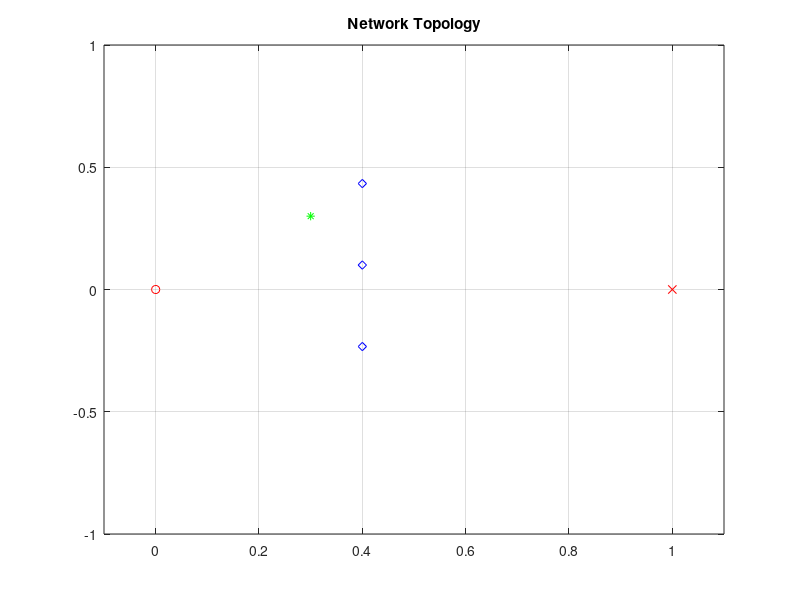
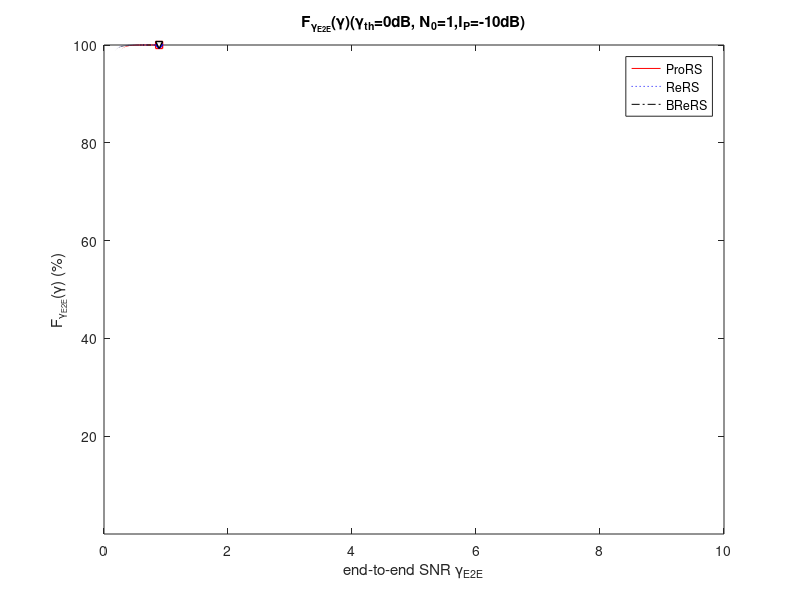
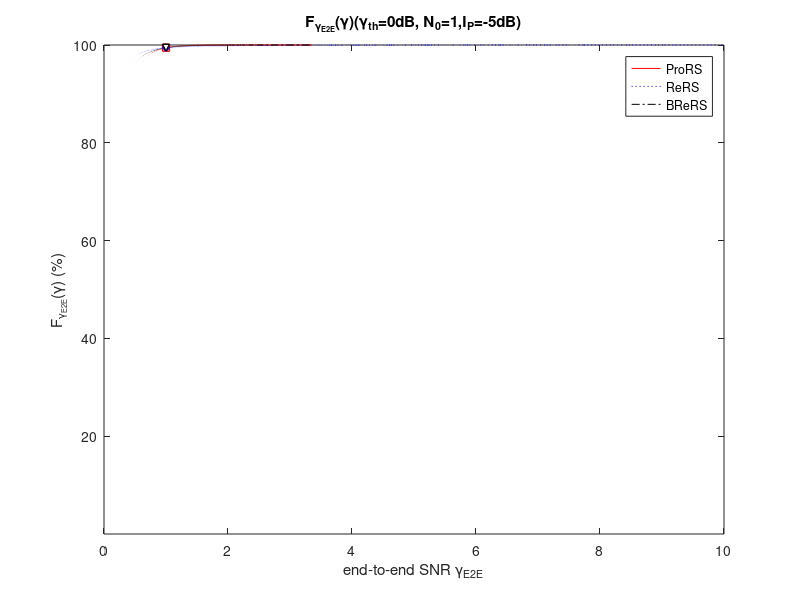
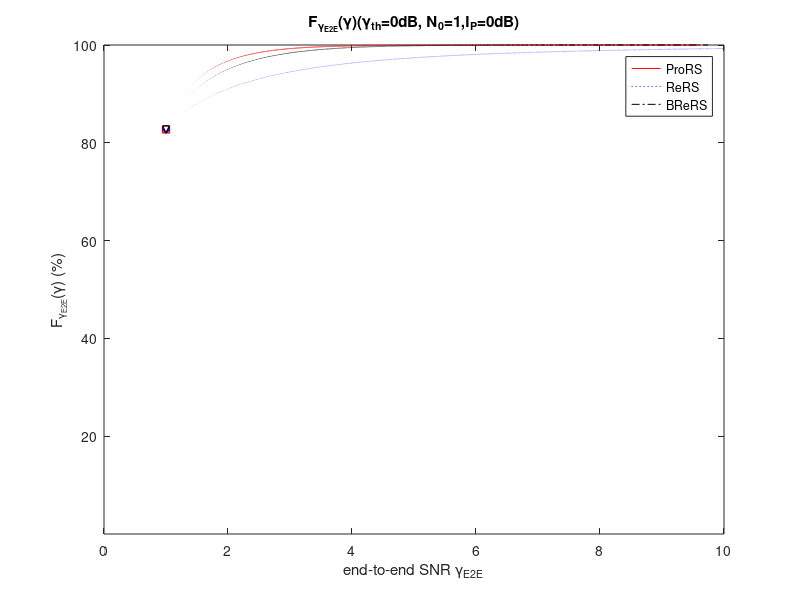

Write MATLAB code to recreate these figures, in order.
%%%%%%%%%%%%%5
%%% code for paper: Zhenguo Gao, Danjie Chen, etc. Outage probability equivalency of three typical relay 
%%% selection schemes for selective DF relay networks with selection combining. 
%%% Wireless Personal Communications (Springer). Jun, 2015, 85(3):1205-1215 
%%%%%%%%%%%%%%
function []=equiv()
clear all;
format long;
rand('state',sum(100*clock));
digits=64;

scn=10^6;
num_sim=1;
num_testscn=1;
        
P_max=0.5;
hp_min=1;
hp_max=10;

global rth_db;
rth_db=0;
rth=10^(rth_db/10);
N0=1;

list_snrdb=-10:5:20;

ii_ProRS=1;
ii_ReRS=2;
ii_BReRS=3;

num_p=1;
num_r=3;

su=[0,0];
du=[1,0];
pu(:,1)=0.15+0.15*[1:1:num_p]';
pu(:,2)=0.3;
ru=zeros(num_r,2);
ru(:,1)=0.4;
ru(:,2)=0.1+1/num_r.*([0:1:num_r-1]'-floor(num_r/2));

if 1,
   figure; %show network topology;
   hold on;
   plot(su(1),su(2),'ro');
   plot(du(1),du(2),'rx');
   plot(pu(:,1)',pu(:,2)','g*');
   plot(ru(:,1)',ru(:,2)','bd');
   axis([-0.1,1.1,-1,1]);
   box on;
   grid on;
   title('Network Topology');
end

lsd=sqrt((du(1)-su(1))^2+(du(2)-su(2))^2);
lsp=sqrt((pu(:,1)-su(1)).^2+(pu(:,2)-su(2)).^2);
lsr=sqrt((ru(:,1)-su(1)).^2+(ru(:,2)-su(2)).^2);
lrd=sqrt((ru(:,1)-du(1)).^2+(ru(:,2)-du(2)).^2);

for i=1:1:num_r,
   lrp(:,i)=sqrt((ru(i,1)*ones(num_p,1)-pu(:,1)).^2+(ru(i,2)*ones(num_p,1)-pu(:,2)).^2);
end

alpha=-4;
mat_gsd=lsd^alpha;
mat_gsr=lsr.^alpha;
mat_grd=lrd.^alpha;
mat_gsp=lsp.^alpha;
mat_grp=lrp.^alpha;

list_snr=10.^(list_snrdb/10);
snr_num=length(list_snr);

mat_out=zeros(3,snr_num);

mat_IDr(1,1:1)=[3];
mat_IDr(2,1:1)=[3];
mat_IDr(3,1:3)=[1,2,3];
mat_IDr(4,1:3)=[1,2,3];

gsd=mat_gsd;
gsr=mat_gsr;
grd=mat_grd;
gsp=mat_gsp;
grp=mat_grp;

list_opt_all=[];
list_opt_sr=[];
list_opt_rd=[];

cdf_ploted=0;

for ii_test=1:1:num_testscn,
   
   list_IDr=mat_IDr(ii_test,find(mat_IDr(ii_test,:)>0.5));
   num_IDr=length(list_IDr);
    
   for ii_snr=1:1:snr_num,
      Ip=list_snr(ii_snr);
      Psdb=list_snrdb(ii_snr);
      for ii_sim=1:1:num_sim,
         
         % progress indication
         step_str=strcat('[Scn(',num2str(num_testscn),':',num2str(ii_test),')]');
         step_str=strcat(step_str,'[SNR(',num2str(snr_num),':',num2str(ii_snr),')]');
         step_str=strcat(step_str,'[Sim(',num2str(num_sim),':',num2str(ii_sim),')]');
         disp(step_str);
         
         hsd2=exprnd(gsd,1,scn);
         hsr2=exprnd(gsr*ones(1,scn));
         hsp2=exprnd(gsp,1,scn);
         hrp2=exprnd(grp'*ones(1,scn));

         
         hsp2=hp_min+(hp_max-hp_min)*rand(1,scn);
         hrp2=hp_min+(hp_max-hp_min)*rand(num_r,scn);

         for i=1:1:num_r,
            hrd2(i,:)=grd(i)*rand_rician(0,10,scn);
         end
         
         Ps=Ip./hsp2;
         Pr=Ip./hrp2;
         
         %Ps=min(P_max,Ps);
         %Pr=min(P_max,Pr);
         
         snr_sd_mat=Ps.*hsd2/N0;
         snr_sr_mat=ones(num_r,1)*Ps.*hsr2/N0;
         snr_rd_mat=Pr.*hrd2/N0;
         
         snr_sd_mat_temp=zeros(1,scn);
         
         % all optimal
         snr_min_r_mat=[];
         for ii_r=1:1:num_IDr,      
            id_r=list_IDr(ii_r);
            snr_min_r_mat(i,:)=min([snr_sr_mat(id_r,:);snr_rd_mat(id_r,:)],[],1);
         end
         snr_opt_all=max(snr_min_r_mat,[],1);
         
         % rd optimal
         snr_srsuc_rdmax=zeros(num_IDr,scn);
         for ii_r=1:1:num_IDr,      
            id_r=list_IDr(ii_r);
            suc_sr_list=find((snr_sr_mat(id_r,:))>=rth);
            snr_srsuc_rdmax(i,suc_sr_list)=snr_rd_mat(id_r,suc_sr_list);
         end
         snr_opt_rd=max(snr_srsuc_rdmax,[],1);
         
         % sr optimal
         snr_rdsuc_srmax=zeros(num_IDr,scn);
         for ii_r=1:1:num_IDr,      
            id_r=list_IDr(ii_r);
            suc_rd_list=find((snr_rd_mat(id_r,:))>=rth);
            snr_rdsuc_srmax(i,suc_rd_list)=snr_sr_mat(id_r,suc_rd_list);
         end
         
         snr_opt_sr=max(snr_rdsuc_srmax,[],1);
         
         snr_opt_all=max([snr_opt_all;snr_sd_mat],[],1);
         snr_opt_sr=max([snr_opt_sr;snr_sd_mat],[],1);
         snr_opt_rd=max([snr_opt_rd;snr_sd_mat],[],1);
         
         if cdf_ploted==0,
            [outnum]=length(find(snr_opt_all<rth));
            snr_opt=[snr_opt_all;snr_opt_sr;snr_opt_rd];
            calAndPlotCDF(snr_opt,Psdb,outnum);
            %cdf_ploted=1;
            %pause;
         end
         
         
         mat_out(ii_ProRS,ii_snr)=mat_out(ii_ProRS,ii_snr)+length(find(snr_opt_all<rth));
         mat_out(ii_ReRS,ii_snr)=mat_out(ii_ReRS,ii_snr)+length(find(snr_opt_sr<rth));
         mat_out(ii_BReRS,ii_snr)=mat_out(ii_BReRS,ii_snr)+length(find(snr_opt_rd<rth));
         
      end %for sim
   end %for snr
end %for test

mat_out=mat_out/num_sim/scn;
mat_out;

%%%%%%%%%%%%%%%%%%%%%%%%%%%%%%%%%%%%%%%%%%%%%%%%%%%%%%%%%%%
%%%%%%%%%%%%%%%%%%%%%%%%%%%%%%%%%%%%%%%%%%%%%%%%%%%%%%%%%%%
%%Plot
%%%%%%%%%%%%%%%%%%%%%%%%%%%%%%%%%%%%%%%%%%%%%%%%%%%%%%%%%%%
figure;


semilogy(list_snrdb, mat_out(ii_ProRS,:),'rs','MarkerEdgeColor','r', 'MarkerFaceColor','w', 'MarkerSize',10);
hold on;
semilogy(list_snrdb, mat_out(ii_ReRS,:),'b*');
semilogy(list_snrdb, mat_out(ii_BReRS,:),'-k');

str_legend={'ProRS','ReRS','BReRS'};  

mat_out

legend(str_legend);
xlabel('Interference power limit {\it{I_P}}(dB)');
ylabel('Outage probability');
set(gca,'YMinorGrid','on');
set(gca,'XGrid','on');

%%%%%%%%%%%%%%%%%%%%%%%%%%%%%%%%%%%%%%%%%5555
%%%%%
%%%%%%%%%%%%%%%%%%%%%%%%%%%%%%%%%%%%%%%%%55%5

function [rnd_v]=rand_rayleign(type_rand,num)
type_power=0;
type_gain=1;
type_signal=2;

type_rand=type_power;

x1=randn(1,num)/sqrt(2);
x2=randn(1,num)/sqrt(2);
rnd_v=zeros(1,num);
if type_rand==type_power
   rnd_v=x1.^2+x2.^2;
elseif type_rand==type_gain
   rnd_v=sqrt(x1.^2+x2.^2);
elseif type_rand==type_signal
   rnd_v=x1+j.*x2;
else
   disp('unknow rand type!!!');
   return;
end
%%%%%%%%%%%%%%%%%%%%%%%%%%%%%%%%%%%%%%%%%5555
%%%%%
%%%%%%%%%%%%%%%%%%%%%%%%%%%%%%%%%%%%%%%%%55%5
function [rnd_v]=rand_rician(type_rand, k,num)
type_power=0;
type_gain=1;
type_signal=2;

type_rand=type_power;

x1=randn(1,num)/sqrt(2);
x2=randn(1,num)/sqrt(2);

rnd_v=zeros(1,num);
sqrtk=sqrt(k);

if type_rand==type_power
   rnd_v=((sqrtk+x1).^2+x2.^2)/(k+1);
elseif type_rand==type_gain
   rnd_v=sqrt((sqrtk+x1).^2+x2.^2)/sqrt(k+1);
elseif type_rand==type_signal
   rnd_v=(sqrtk+x1)+j.*x2/sqrt(k+1);
else
   disp('unknow rand type!!!');
   return;
end

%%%%%%%%%%%%%%%%%%%%%%%%%%%%%%%%%%%%%%%%%5555
%%%%%
%%%%%%%%%%%%%%%%%%%%%%%%%%%%%%%%%%%%%%%%%55%5
function []=calAndPlotCDF(snr_opt,Psdb,outnum)
[curve_num,snr_num]=size(snr_opt);
[snr_value,snr_ii]=sort(snr_opt,2);
figure;
x_list=(1:1:snr_num)/snr_num*100;

colorstr={'r','b','k','g','m','c','y','r','g','b','k','y'};
markstylestr={'s','d','v','^','>','<','p','h','o','x','+','*',};
linestylestr={'-',':','-.','--','-',':','-.','--','-',':','-.','--'};
errorlinestylestr={'-r','-b','-k','-g','-m','-c','-y','-r','-g','-b','-k','-y'};
global rth_db;

for i=1:1:curve_num,
   plot(snr_value(i,:),x_list,strcat(char(linestylestr(i)),char(colorstr(i))));
   hold on;
end

for i=1:1:curve_num,
   if outnum==0,
       disp('outnum=0');
   end
   plot(snr_opt(i,snr_ii(i,outnum)),outnum/snr_num*100,strcat(char(linestylestr(i)),char(colorstr(i)),char(markstylestr(i))), 'lineWidth', 1,'MarkerEdgeColor',char(colorstr(i)),'MarkerFaceColor','w', 'MarkerSize',5);
end

axis([0  10  -Inf Inf]); 

str_legend={'ProRS','ReRS','BReRS'};  
legend(str_legend);
xlabel('end-to-end SNR \gamma_{E2E}');
ylabel('F_{\gamma_{E2E}}(\gamma) (%)');
title(strcat('F_{\gamma_{E2E}}(\gamma)(\gamma_{th}=',num2str(rth_db),'dB, N_0=1,I_P=',num2str(Psdb),'dB)'));

